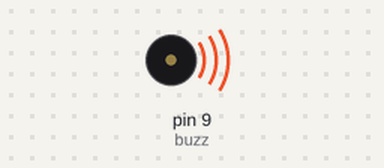
Simulated run of this sketch. Board: Arduino Uno, built with avr-gcc and run on an emulated ATmega328P. On the bench: buzzer (waves = sounding).

Above: at 0.2 s.
Timing chart, 0 to 6.9 s (numbered marks = the images above):
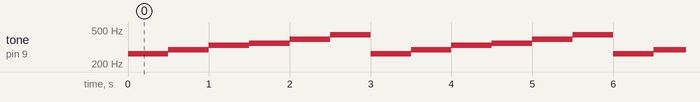

Measured:
- by itself, tone on pin 9 (buzz): repeats every 3.0 s: 294 Hz 0.50 s, 330 Hz 0.50 s, 349 Hz 0.50 s, 392 Hz 0.50 s, 440 Hz 0.50 s, 262 Hz 0.50 s

The sketch:

buzzer.ino
```cpp
int buzz = 9;

void setup() {
  pinMode(buzz, OUTPUT);
}

void loop() {
  tone(buzz, 262, 500);
  delay(500);
  tone(buzz, 294, 500);
  delay(500);
  tone(buzz, 330, 500);
  delay(500);
  tone(buzz, 349, 500);
  delay(500);
  tone(buzz, 392, 500);
  delay(500);
  tone(buzz, 440, 500);
  delay(500);
}
```
